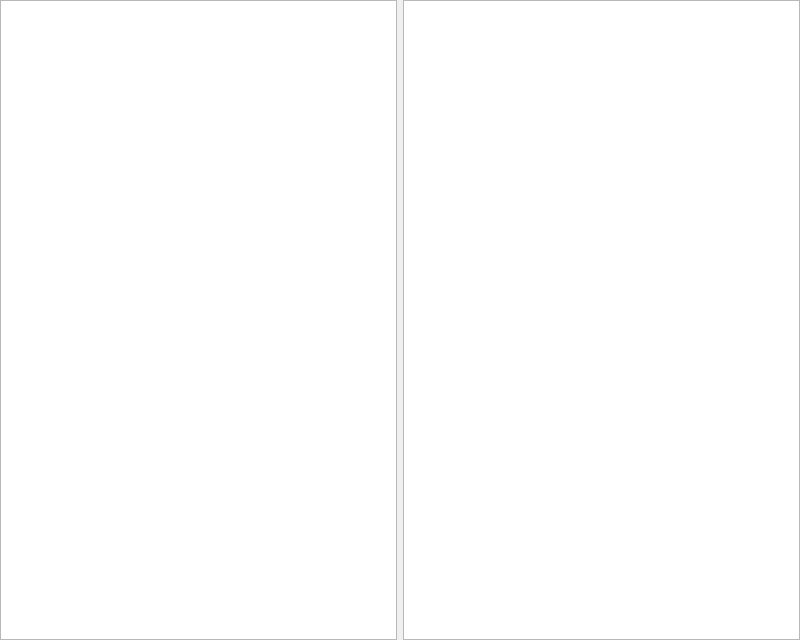
<?xml version="1.0" encoding="UTF-8"?>
<ui version="4.0">
 <class>MempoolStats</class>
 <widget class="QWidget" name="MempoolStats">
  <property name="geometry">
   <rect>
    <x>0</x>
    <y>0</y>
    <width>800</width>
    <height>640</height>
   </rect>
  </property>
  <property name="minimumSize">
   <size>
    <width>800</width>
    <height>640</height>
   </size>
  </property>
  <property name="windowTitle">
   <string>Mempool Stats</string>
  </property>
  <layout class="QHBoxLayout" name="horizontalLayout">
   <property name="leftMargin">
    <number>0</number>
   </property>
   <property name="topMargin">
    <number>0</number>
   </property>
   <property name="rightMargin">
    <number>0</number>
   </property>
   <property name="bottomMargin">
    <number>0</number>
   </property>
   <item>
    <widget class="QGraphicsView" name="graphicsView">
     <property name="horizontalScrollBarPolicy">
      <enum>Qt::ScrollBarAlwaysOff</enum>
     </property>
    </widget>
   </item>
   <item>
    <widget class="QTableView" name="mempoolFeeTable">
     <property name="horizontalScrollBarPolicy">
      <enum>Qt::ScrollBarAlwaysOff</enum>
     </property>
     <property name="sortingEnabled">
      <bool>true</bool>
     </property>
    </widget>
   </item>
  </layout>
 </widget>
 <resources/>
 <connections/>
</ui>
